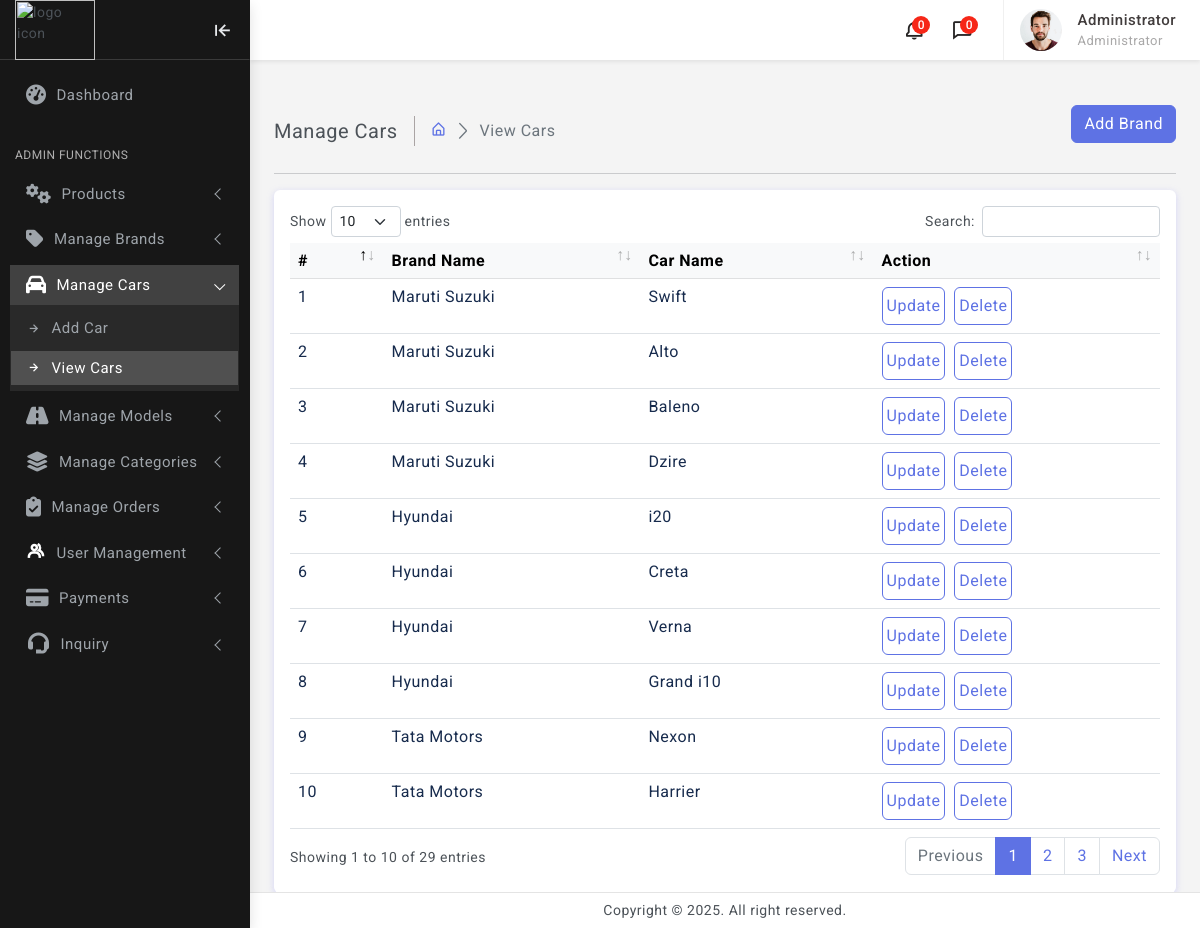
Page /Admin/cars_view.php (signed in) on the committed database.
### tables this page shows
CREATE TABLE `cars_tbl` (
  `car_id`     INT NOT NULL AUTO_INCREMENT,
  `brand_id`   INT NOT NULL,
  `car_name`   VARCHAR(255) NOT NULL,
  `created_at` TIMESTAMP DEFAULT CURRENT_TIMESTAMP,
  PRIMARY KEY (`car_id`),
  KEY `fk_brand` (`brand_id`),
  CONSTRAINT `fk_brand` FOREIGN KEY (`brand_id`) REFERENCES `brands_tbl` (`brand_id`) ON DELETE CASCADE
);

CREATE TABLE `brands_tbl` (
  `brand_id`   INT NOT NULL AUTO_INCREMENT,
  `brand_name` VARCHAR(255) NOT NULL,
  `country`    VARCHAR(100) DEFAULT NULL,
  `created_at` TIMESTAMP DEFAULT CURRENT_TIMESTAMP,
  PRIMARY KEY (`brand_id`)
);

### Admin/cars_view.php (the view, shortened to what this page needs)
<?php
include 'connection.php';
?>
<!doctype html>
<html lang="en" class="semi-dark">
<head>
	<link href="../assets/plugins/simplebar/css/simplebar.css" rel="stylesheet" />
	<link href="../assets/plugins/perfect-scrollbar/css/perfect-scrollbar.css" rel="stylesheet" />
	<link href="../assets/plugins/metismenu/css/metisMenu.min.css" rel="stylesheet" />
	<link href="../assets/plugins/datatable/css/dataTables.bootstrap5.min.css" rel="stylesheet" />
	<link href="../assets/css/pace.min.css" rel="stylesheet" />
	<link href="../assets/css/bootstrap.min.css" rel="stylesheet">
	<link href="../assets/css/bootstrap-extended.css" rel="stylesheet">
	<link href="../assets/css/app.css" rel="stylesheet">
	<link href="../assets/css/icons.css" rel="stylesheet">
	<link rel="stylesheet" href="../assets/css/dark-theme.css" />
	<link rel="stylesheet" href="../assets/css/semi-dark.css" />
	<link rel="stylesheet" href="../assets/css/header-colors.css" />
</head>
<body>
	<div class="wrapper">
		<?php include 'sidebar.php' ?>
		<?php include 'header.php' ?>
		<div class="page-wrapper">
			<div class="page-content">
				<div class="page-breadcrumb d-none d-sm-flex align-items-center mb-3">
					<div class="breadcrumb-title pe-3">Manage Cars</div>
					<div class="ps-3">
						<nav aria-label="breadcrumb">
							<ol class="breadcrumb mb-0 p-0">
								<li class="breadcrumb-item"><a href="javascript:;"><i class="bx bx-home-alt"></i></a>
								</li>
								<li class="breadcrumb-item active" aria-current="page">View Cars</li>
							</ol>
						</nav>
					</div>
					<div class="ms-auto">
						<div class="btn-group">
							<form method="post"><button type="submit" name="addbtn" class="btn btn-primary">Add Brand</button></form>
						</div>
					</div>
				</div>
				<hr />
				<div class="card">
					<div class="card-body">
						<div class="table-responsive">
							<table id="example" class="table mb-0" style="width:100%">
								<thead class="table-light">
									<tr>
										<th>#</th>
										<th>Brand Name</th>
                                        <th>Car Name</th>
										<th>Action</th>
									</tr>
								</thead>
								<tbody>
                                    <?php
									$sql = "SELECT * FROM cars_tbl AS c LEFT JOIN brands_tbl AS b ON c.brand_id = b.brand_id;";
									$res = mysqli_query($conn, $sql);
									$cnt = 1;
									while ($row = mysqli_fetch_assoc($res)) {
									?>
										<tr>
											<td><?php echo $cnt; ?></td>
											<td><?php echo $row["brand_name"]; ?></td>
                                            <td><?php echo $row["car_name"]; ?></td>
											<td>
												<a href="cars_update.php?updateid=<?php echo $row["car_id"] ?>" class="btn btn-outline-primary px-1">Update</a>&nbsp;
												<button type="button" data-id="<?php echo $row["car_id"] ?>" data-bs-toggle="modal" data-bs-target="#exampleModal" class="btn btn-outline-primary px-1 btndelete">Delete</button>
											</td>
										</tr>
									<?php
										$cnt++;
									}
									?>
								</tbody>
							</table>
						</div>
					</div>
				</div>
			</div>
		</div>
		<?php include 'footer.php' ?>
	</div>
</body>
</html>

### assets/css/app.css (style rules this page uses)
body { font-size: 14px; color: #4c5258; letter-spacing: .5px; background-color: #f4f4f4; overflow-x: hidden; font-family: Roboto, sans-serif }
.wrapper { width: 100%; position: relative }
.page-wrapper { height: 100%; margin-top: 60px; margin-bottom: 30px; margin-left: 250px }
.page-content { padding: 1.5rem 1.5rem 0.7rem 1.5rem }
.breadcrumb-title { font-size: 20px; border-right: 1.5px solid #aaa4a4 }
.page-breadcrumb .breadcrumb li.breadcrumb-item { font-size: 16px }
.page-breadcrumb .breadcrumb-item+.breadcrumb-item::before { display: inline-block; padding-right: .5rem; color: #6c757d; font-family: LineIcons; content: "\ea5c" }

### Admin/sidebar.php (style rules this page uses)
.bx { font-family: 'boxicons' !important; }

### rows in the picture
cars_tbl: brand.brand_name "Maruti Suzuki", car_name "Swift"
cars_tbl: brand.brand_name "Maruti Suzuki", car_name "Alto"
cars_tbl: brand.brand_name "Maruti Suzuki", car_name "Baleno"
cars_tbl: brand.brand_name "Maruti Suzuki", car_name "Dzire"
cars_tbl: brand.brand_name "Hyundai", car_name "i20"
cars_tbl: brand.brand_name "Hyundai", car_name "Creta"
cars_tbl: brand.brand_name "Hyundai", car_name "Verna"
cars_tbl: brand.brand_name "Hyundai", car_name "Grand i10"
cars_tbl: brand.brand_name "Tata Motors", car_name "Nexon"
cars_tbl: brand.brand_name "Tata Motors", car_name "Harrier"

### other values in the picture
$totalNotifications "0"
$messageCount "0"
$_SESSION["adminname"] "Administrator"
